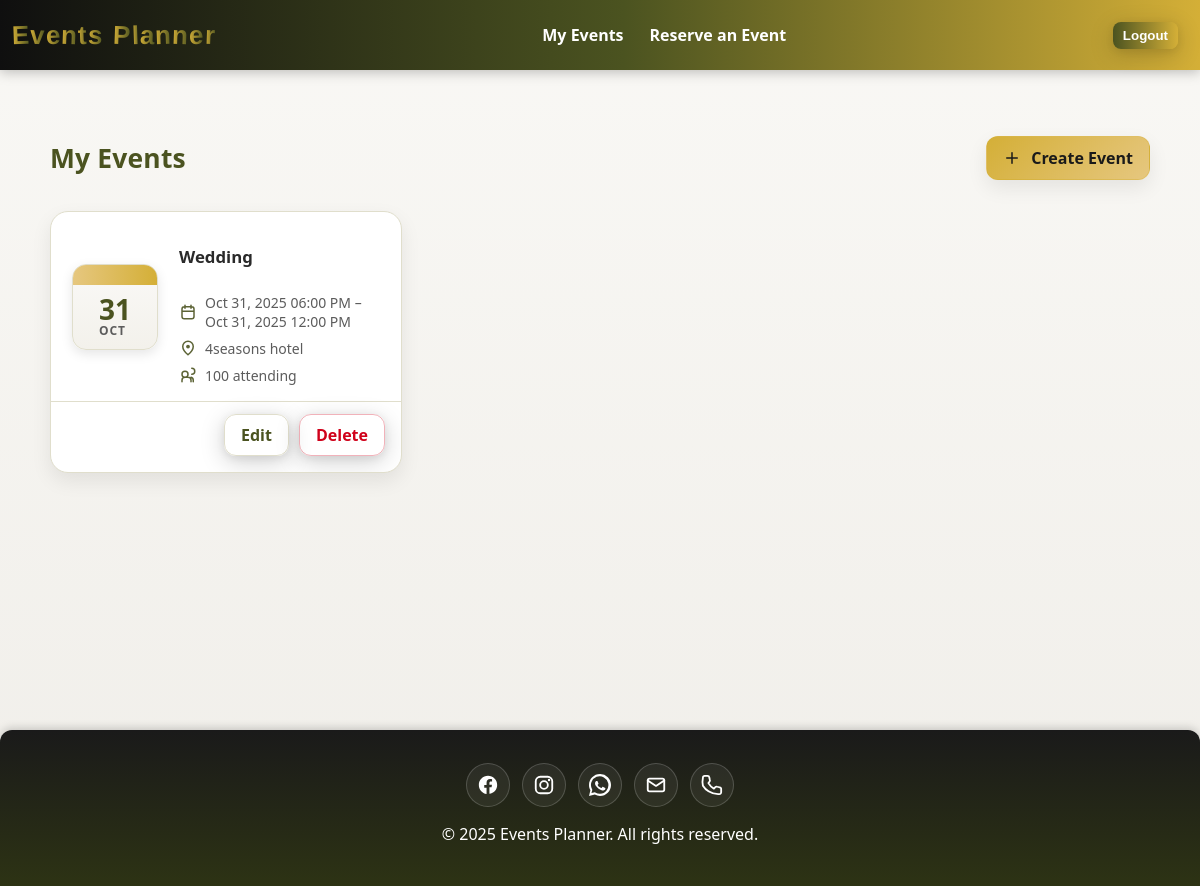
/events/ (signed in), run on the app's committed database.
### main_app/models.py (models this page shows, shortened)
class Event(models.Model):
  title = models.CharField(max_length=200)
  description = models.TextField(max_length=500)
  location = models.TextField(max_length=500)
  start_date = models.DateTimeField('Event Date')
  end_date = models.DateTimeField('Event End Date')
  created_date = models.DateTimeField(auto_now=True)
  updated_date = models.DateTimeField(auto_now=True)
  attendees_count = models.IntegerField()
  theme_colors = models.CharField(max_length=100)
  theme_images = models.ImageField(upload_to='events/%Y/%m/',
        blank=True,
        null=True)
  user = models.ForeignKey(
        settings.AUTH_USER_MODEL,
        on_delete=models.CASCADE,
        related_name='events'
    )

### main_app/views.py (the view)
# urls.py: path('events/', views.event_index, name='my-events'),
@login_required
def event_index(request):
  events = Event.objects.filter(user=request.user).order_by('start_date')
  return render(request, 'events/index.html', {'events': events})

### main_app/templates/events/index.html (shortened to what this page needs)
{% extends 'base.html' %}
{% load static %}
{% block head %}
  <link rel="stylesheet" href="{% static 'css/my-events.css' %}" />
{% endblock %}
{% block content %}
  <div class="events-page">
    <header class="events-header">
      <h1 class="page-title">My Events</h1>
      <a href="{% url 'event-create' %}" class="btn btn-primary">
        <span class="icon">
          <svg viewBox="0 0 24 24" aria-hidden="true">
            <path d="M12 5v14M5 12h14" stroke="currentColor" stroke-width="2" stroke-linecap="round" />
          </svg>
        </span>
        Create Event
      </a>
    </header>
    {% if events %}
      <div class="events-grid">
        {% for e in events %}
          <article class="event-card">
            <a class="event-card-link" href="{% url 'event-details' e.pk %}">
              <div class="event-media">
                <div class="calendar">
                  <div class="calendar-bar"></div>
                  <div class="calendar-body">
                    <div class="calendar-date">
                      {{ e.start_date|date:'d' }}
                      <span>{{ e.start_date|date:'M' }}</span>
                    </div>
                  </div>
                </div>
              </div>
              <div class="event-body">
                <h3 class="event-title">{{ e.title }}</h3>
                <div class="event-meta">
                  <div class="meta-item">
                    <svg viewBox="0 0 24 24" aria-hidden="true">
                      <path d="M8 7V3m8 4V3M4 11h16M7 21h10a3 3 0 0 0 3-3V8a3 3 0 0 0-3-3H7a3 3 0 0 0-3 3v10a3 3 0 0 0 3 3Z" fill="none" stroke="currentColor" stroke-width="2" stroke-linecap="round" />
                    </svg>
                    <span>
                      {{ e.start_date|date:'M d, Y h:i A' }}
                      {% if e.end_date %}
                        – {{ e.end_date|date:'M d, Y h:i A' }}
                      {% endif %}
                    </span>
                  </div>
                  {% if e.location %}
                    <div class="meta-item">
                      <svg viewBox="0 0 24 24" aria-hidden="true">
                        <path d="M12 21s-7-5.686-7-11a7 7 0 1 1 14 0c0 5.314-7 11-7 11Z" fill="none" stroke="currentColor" stroke-width="2" />
                        <circle cx="12" cy="10" r="2.5" fill="currentColor" />
                      </svg>
                      <span>{{ e.location }}</span>
                    </div>
                  {% endif %}
                  {% if e.attendees_count %}
                    <div class="meta-item">
                      <svg viewBox="0 0 24 24" aria-hidden="true">
                        <path d="M16 21v-2a4 4 0 0 0-4-4H8a4 4 0 0 0-4 4v2M12 11a4 4 0 1 0-8 0 4 4 0 0 0 8 0Zm7 10v-2a4 4 0 0 0-3-3.874M17 3a4 4 0 0 1 0 8" fill="none" stroke="currentColor" stroke-width="2" stroke-linecap="round" />
                      </svg>
                      <span>{{ e.attendees_count }} attending</span>
                    </div>
                  {% endif %}
                </div>
              </div>
            </a>
            <div class="event-actions">
              <a href="{% url 'event-update' e.pk %}" class="btn btn-ghost">Edit</a>
              <a href="{% url 'event-delete' e.pk %}" class="btn btn-danger">Delete</a>
            </div>
          </article>
        {% endfor %}
      </div>
    {% endif %}
  </div>
{% endblock %}

### main_app/static/css/variables.css (style rules this page uses)
:root { --olive: #4b5320; --olive-900: #2d3314; --gold: #d4af37; --gold-300: #e6c77f; --black: #1a1a1a; --ink: #2a2a2a; --paper: #faf9f7; --white: #ffffff; --error-color: #d0021b; --stroke: rgba(0,0,0,.08); --shadow-strong: 0 6px 24px rgba(0,0,0,.18), 0 2px 8px rgba(0,0,0,.08); --header-gradient: linear-gradient(90deg, #0f0f0f, var(--olive) 52%, var(--gold)); --cta-gradient: linear-gradient(90deg, var(--olive), var(--gold)); --cta-hover-gradient: linear-gradient(90deg, var(--olive-900), #b99725); --font-sans: "Poppins", ui-sans-serif, system-ui, sans-serif; --surface: var(--paper); --surface-2: #f0eee9; --card: #ffffff; --border: #e0decc; --text: var(--ink); --muted: #5c5c5c; --shadow: 0 8px 20px rgba(0, 0, 0, 0.08); }
.btn { display:inline-flex; align-items:center; justify-content:center; padding: 8px 16px; border-radius: 8px; border:0; background: var(--cta-gradient); color:#fff; font-weight:600; text-decoration:none; cursor:pointer; transition: background .25s ease, transform .2s ease, box-shadow .2s ease; box-shadow: var(--shadow-strong); }

### main_app/static/css/base.css (style rules this page uses)
:root { --header-h: 70px; --page-max: 2000px; }
html, body { width: 100%; }
body { font-family: var(--font-sans); color: var(--ink); background: var(--paper); margin: 0 auto; max-width: var(--page-max); min-height: 100vh; overflow-x: hidden; }

### data on the page
Event: start_date "31", start_date "OCT", title "Wedding", start_date "Oct 31, 2025 06:00 PM", end_date "Oct 31, 2025 12:00 PM", location "4seasons hotel", attendees_count "100"
